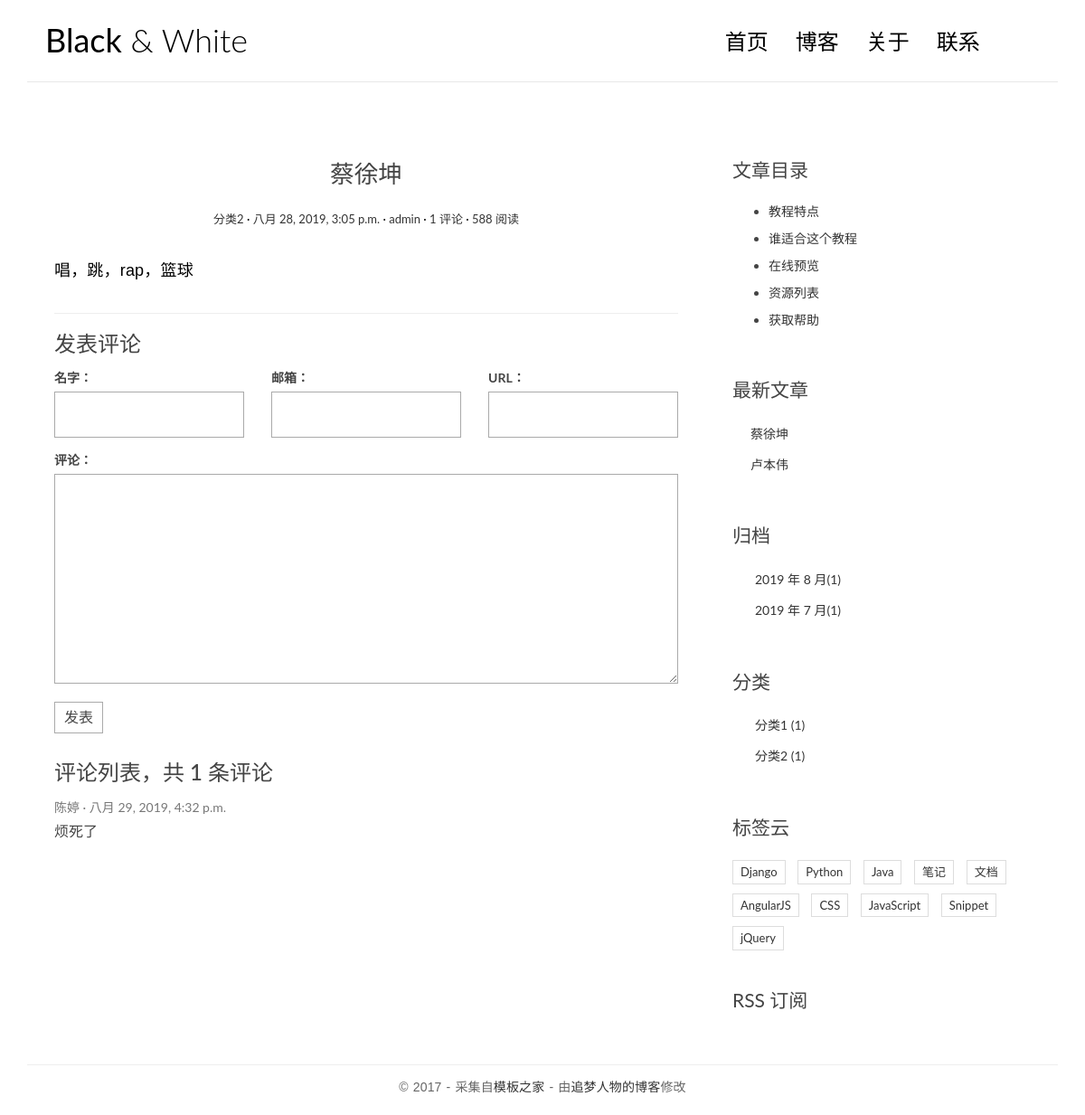
The app's page /post/1/ with its own data.
### blog/models.py (models this page shows, shortened)
class Post(models.Model):
    title = models.CharField(max_length=70)
    body = models.TextField()
    created_time = models.DateTimeField()
    modified_time = models.DateTimeField()
    excerpt = models.CharField(max_length=200, blank=True)
    category = models.ForeignKey(Category, on_delete=models.CASCADE)
    tags = models.ManyToManyField(Tag, blank=True)
    author = models.ForeignKey(User, on_delete=models.CASCADE)
    def get_absolute_url(self):
        return reverse('blog:detail', kwargs={'pk': self.pk})
    class Meta:
        ordering = ['-created_time','id']

class Category(models.Model):
    name = models.CharField(max_length=100)

### comments/models.py (models this page shows, shortened)
class Comment(models.Model):
    name = models.CharField(max_length=100)
    email = models.EmailField(max_length=255)
    url = models.URLField(blank=True)
    text = models.TextField()
    created_time = models.DateTimeField(auto_now_add=True)
    post = models.ForeignKey('blog.Post', on_delete=models.CASCADE)

### blog/views.py (the view)
# urls.py: path('post/<int:pk>/', views.detail, name='detail'),
def detail(request, pk):
    post = get_object_or_404(Post, pk=pk)
    post.body = markdown.markdown(post.body, extensions=['markdown.extensions.extra',
                                                         'markdown.extensions.codehilite',
                                                         'markdown.extensions.toc', ])
    form = CommentForm()
    comment_list = post.comment_set.all()#因为有外键约束
    context = {'post': post,
               'form': form,
               'comment_list': comment_list
               }
    return render(request, 'blog/detail.html', context)

### comments/forms.py
class CommentForm(forms.ModelForm):
    class Meta:
        model = Comment
        fields = ['name', 'email', 'url', 'text']

### blog/templatetags/blog_tags.py (called while the page is built)
@register.simple_tag  # 将函数注册为模板标签 template_label
def get_recent_posts(num=5):
    return Post.objects.all().order_by('-created_time')[:num]

@register.simple_tag
def archives():  # 实现归档
    date_list = Post.objects.dates('created_time', 'month', order='DESC')
    date_list_t = []
    for date in date_list:
        date_num = Post.objects.filter(created_time__year=date.year,created_time__month=date.month).count()
        date_list_t.append({'year':date.year,'month':date.month,'num':date_num})
    return date_list_t

@register.simple_tag
def get_categories():
    return Category.objects.annotate(num_posts=Count('post')).filter(num_posts__gt=0)

### blog/templates/blog/detail.html (shortened to what this page needs)
{% extends 'base.html' %}
{% block main %}
    <article class="post post-{{ post.pk }}">
        <header class="entry-header">
            <h1 class="entry-title">{{ post.title }}</h1>
            <div class="entry-meta">
                <span class="post-category"><a
                            href="{% url 'blog:category' post.category.id %}">{{ post.category.name }}</a></span>
                    <span class="post-date"><a
                            href="{% url 'blog:archives' post.created_time.date.year post.created_time.date.month %}"><time
                            class="entry-date">{{ post.created_time }}</time></a></span>
                    <span class="post-author"><a href="{% url 'blog:author' post.author_id %}">{{ post.author }}</a></span>
                    <span class="comments-link"><a href="{% url 'blog:detail' post.pk %}">{{post.comment_set.count}} 评论</a></span>
                    <span class="views-count"><a href="#">588 阅读</a></span>
            </div>
        </header>
        <div class="entry-content clearfix">
            {{ post.body |safe }}
        </div>
    </article>
    <section class="comment-area" id="comment-area">
        <hr>
        <h3>发表评论</h3>
        <form action="{% url 'comments:post_comment' post.pk %}" method="post" class="comment-form">
            <div class="row">
                <div class="col-md-4">
                    <label for="{{ form.name.id_for_label }}">名字：</label>
                    {{ form.name }}
                </div>
                <div class="col-md-4">
                    <label for="{{ form.email.id_for_label }}">邮箱：</label>
                    {{ form.email }}
                </div>
                <div class="col-md-4">
                    <label for="{{ form.url.id_for_label }}">URL：</label>
                    {{ form.url }}
                </div>
                <div class="col-md-12">
                    <label for="{{ form.text.id_for_label }}">评论：</label>
                    {{ form.text }}
                    <button type="submit" class="comment-btn">发表</button>
                </div>
            </div>
        </form>
        <div class="comment-list-panel">
            <h3>评论列表，共 <span>{{ post.comment_set.count }}</span> 条评论</h3>
            <ul class="comment-list list-unstyled">
                {% for comment in comment_list %}
                    <li class="comment-item">
                        <span class="nickname">{{ comment.name }}</span>
                        <time class="submit-date">{{ comment.created_time }}</time>
                        <div class="text">
                            {{ comment.text }}
                        </div>
                    </li>
                {% empty %}
                    暂无评论
                {% endfor %}
            </ul>
        </div>
    </section>
{% endblock main %}
{% block toc %}
    <div class="widget widget-content">
        <h3 class="widget-title">文章目录</h3>
        <ul>
            <li>
                <a href="#">教程特点</a>
            </li>
            <li>
                <a href="#">谁适合这个教程</a>
            </li>
            <li>
                <a href="#">在线预览</a>
            </li>
            <li>
                <a href="#">资源列表</a>
            </li>
            <li>
                <a href="#">获取帮助</a>
            </li>
        </ul>
    </div>
{% endblock toc %}

### blog/templates/base.html (shortened to what this page needs)
{% load staticfiles %}
{% load blog_tags %}
<!DOCTYPE html>
<html>
<head>
    <link rel="stylesheet" href="{% static 'blog/css/bootstrap.min.css' %}">
    <link rel="stylesheet" href="http://code.ionicframework.com/ionicons/2.0.1/css/ionicons.min.css">
    <link rel="stylesheet" href="{% static 'blog/css/pace.css' %}">
    <link rel="stylesheet" href="{% static 'blog/css/custom.css' %}">
    <link rel="stylesheet" href="{% static 'blog/css/highlights/github.css' %}">
</head>
<body>
<div class="container">
    <header id="site-header">
        <div class="row">
            <div class="col-md-4 col-sm-5 col-xs-8">
                <div class="logo">
                    <h1><a href="{% url 'blog:index' %}"><b>Black</b> &amp; White</a></h1>
                </div>
            </div>
            <div class="col-md-8 col-sm-7 col-xs-4">
                <nav class="main-nav" role="navigation">
                    <div class="collapse navbar-collapse" id="bs-example-navbar-collapse-1">
                        <ul class="nav navbar-nav navbar-right">
                            <li class="cl-effect-11"><a href="index.html" data-hover="首页">首页</a></li>
                            <li class="cl-effect-11"><a href="full-width.html" data-hover="博客">博客</a></li>
                            <li class="cl-effect-11"><a href="about.html" data-hover="关于">关于</a></li>
                            <li class="cl-effect-11"><a href="contact.html" data-hover="联系">联系</a></li>
                        </ul>
                    </div>
                </nav>
            </div>
        </div>
    </header>
</div>
<div class="content-body">
    <div class="container">
        <div class="row">
            <main class="col-md-8">
                {% block main %}
                {% endblock main %}
            </main>
            <aside class="col-md-4">
                {% block toc %}
                {% endblock toc %}
                <div class="widget widget-recent-posts">
                    <h3 class="widget-title">最新文章</h3>
                    {% get_recent_posts as recent_post_list %}
                    <ul>
                        {% for post in recent_post_list %}
                            <li>
                                <a href="{{ post.get_absolute_url }}">{{ post.title }}</a>
                            </li>
                        {% empty %}
                            暂无文章！
                        {% endfor %}
                    </ul>
                </div>
                <div class="widget widget-archives">
                    <h3 class="widget-title">归档</h3>
                    {% archives as date_list %}
                    <ul>
                        {% for date in date_list %}
                            <li>
                                <a href="{% url 'blog:archives' date.year date.month %}">
                                    {{ date.year }} 年 {{ date.month }} 月({{ date.num }})
                                </a>
                            </li>
                        {% empty %}
                            暂无归档！
                        {% endfor %}
                    </ul>
                </div>
                <div class="widget widget-category">
                    <h3 class="widget-title">分类</h3>
                    {% get_categories as category_list %}
                    <ul>
                        {% for category in category_list %}
                            <li>
                                <a href="{% url 'blog:category' category.id %}">{{ category.name }} <span
                                        class="post-count">({{category.num_posts}})</span></a>
                            </li>
                        {% empty %}
                            暂无分类！
                        {% endfor %}
                    </ul>
                </div>
                <div class="widget widget-tag-cloud">
                    <h3 class="widget-title">标签云</h3>
                    <ul>
                        <li>
                            <a href="#">Django</a>
                        </li>
                        <li>
                            <a href="#">Python</a>
                        </li>
                        <li>
                            <a href="#">Java</a>
                        </li>
                        <li>
                            <a href="#">笔记</a>
                        </li>
                        <li>
                            <a href="#">文档</a>
                        </li>
                        <li>
                            <a href="#">AngularJS</a>
                        </li>
                        <li>
                            <a href="#">CSS</a>
                        </li>
                        <li>
                            <a href="#">JavaScript</a>
                        </li>
                        <li>
                            <a href="#">Snippet</a>
                        </li>
                        <li>
                            <a href="#">jQuery</a>
                        </li>
                    </ul>
                </div>
                <div class="rss">
                    <a href=""> RSS 订阅</a>
                </div>
            </aside>
        </div>
    </div>
</div>
<footer id="site-footer">
    <div class="container">
        <div class="row">
            <div class="col-md-12">
                <p class="copyright">&copy 2017 - 采集自<a href="http://www.cssmoban.com/"
                                                        target="_blank" title="模板之家">模板之家</a>
                    - 由<a href="http://zmrenwu.com/" title="网页模板" target="_blank">追梦人物的博客</a>修改
                </p>
            </div>
        </div>
    </div>
</footer>
</body>
</html>

### blog/static/blog/css/custom.css (style rules this page uses)
* { outline: none; }
h1, h2, h3, h4, h5, h6 { margin-top: 0; }
b { font-weight: 400; }
a { color: #333; }
body { color: #444; font-family: 'Lato', sans-serif; }
p { font-family: 'Ubuntu', sans-serif; font-weight: 400; word-spacing: 1px; letter-spacing: 0.01em; }
#site-header { background-color: #FFF; padding: 25px 20px; margin-bottom: 40px; border-bottom: 1px solid #e7e7e7; }
.logo h1 a { color: #000; }
.logo h1 { margin: 0; font-family: 'Lato', sans-serif; font-weight: 300; }
.main-nav { margin-top: 11px; max-width: 95%; }
.main-nav a { color: #000000 !important; padding: 0 0 5px 0 !important; margin-right: 30px; font-family: 'Lato', sans-serif; font-weight: 300; font-size: 24px; }
.cl-effect-11 a { padding: 10px 0; color: #0972b4; text-shadow: none; }
.cl-effect-11 a::before { position: absolute; top: 0; left: 0; overflow: hidden; padding: 0 0 5px 0 !important; max-width: 0; border-bottom: 1px solid #000; color: #000; content: attr(data-hover); white-space: nowrap; -webkit-transition: max-width 0.5s; -moz-transition: max-width 0.5s; transition: max-width 0.5s; }
.content-body { padding-bottom: 4em; }
.post { background: #fff; padding: 30px 30px 0; }
.entry-title { text-align: center; font-size: 1.9em; margin-bottom: 20px; line-height: 1.6; padding: 10px 20px 0; }
.entry-meta { text-align: center; color: #DDDDDD; font-size: 13px; margin-bottom: 30px; }
.entry-content { font-size: 18px; line-height: 1.9; font-weight: 300; color: #000; }
.post-category::after, .post-date::after, .post-author::after, .comments-link::after { content: ' ·'; color: #000; }
.widget { background: #fff; padding: 30px 0 0; }
.widget-title { font-size: 1.5em; margin-bottom: 20px; line-height: 1.6; padding: 10px 0 0; font-weight: 400; }
.widget-recent-posts ul { padding: 0; margin: 0; padding-left: 20px; }
.widget-recent-posts ul li { list-style-type: none; position: relative; line-height: 170%; margin-bottom: 10px; }
.widget-recent-posts ul li::before { content: '\f3d3'; font-family: "Ionicons"; position: absolute; left: -17px; top: 3px; font-size: 16px; color: #000; }
.widget-archives ul { padding: 0; margin: 0; padding-left: 25px; }
.widget-archives ul li { list-style-type: none; position: relative; line-height: 170%; margin-bottom: 10px; }
.widget-archives ul li::before { content: '\f3f3'; font-family: "Ionicons"; position: absolute; left: -25px; top: 1px; font-size: 16px; color: #000; }
.widget-category ul { padding: 0; margin: 0; padding-left: 25px; }
.widget-category ul li { list-style-type: none; position: relative; line-height: 170%; margin-bottom: 10px; }
.widget-category ul li::before { content: '\f3fe'; font-family: "Ionicons"; position: absolute; left: -25px; top: 1px; font-size: 18px; color: #000; }
.widget-tag-cloud ul { padding: 0; margin: 0; margin-right: -10px; }
.widget-tag-cloud ul li { list-style-type: none; font-size: 13px; display: inline-block; margin-right: 10px; margin-bottom: 10px; padding: 3px 8px; border: 1px solid #ddd; }
.widget-content ul li { margin-bottom: 10px; }
.rss { font-size: 21px; margin-top: 30px; }
.rss a { color: #444; }
#site-footer { padding-top: 10px; padding: 0 0 1.5em 0; }
.copyright { text-align: center; padding-top: 1em; margin: 0; border-top: 1px solid #eee; color: #666; }
.contact-form input, .comment-form input { border: 1px solid #aaa; margin-bottom: 15px; width: 100%; padding: 15px 15px; font-size: 16px; line-height: 100%; transition: 0.4s border-color linear; }
.contact-form textarea, .comment-form textarea { border: 1px solid #aaa; margin-bottom: 15px; width: 100%; padding: 15px 15px; font-size: 16px; line-height: 20px !important; min-height: 183px; transition: 0.4s border-color linear; }
.comment-area { padding: 0 30px 0; }
.comment-form { margin-top: 15px; }
.comment-form .comment-btn { background-color: #fff; border: 1px solid #aaa; font-size: 16px; padding: 5px 10px; }
.comment-list-panel { margin-top: 30px; }
.comment-list { margin-top: 15px; }
.comment-item .nickname, .comment-item .submit-date { color: #777; font-size: 14px; }
.comment-item .nickname:after { content: ' ·'; }
.comment-item .text { padding-top: 5px; font-size: 16px; }

### records on screen
Post: title "蔡徐坤", category.name "分类2", created_time "八月 28, 2019, 3:05 p.m.", author "admin", comment_set.count "1", body "唱，跳，rap，篮球"
Comment: name "陈婷", created_time "八月 29, 2019, 4:32 p.m.", text "烦死了"
Post: title "卢本伟"
Category: name "分类1", num_posts "1"
Category: name "分类2", num_posts "1"

### other values on screen
{{ date.year }} "2019" "2019"
{{ date.month }} "8" "7"
{{ date.num }} "1" "1"
